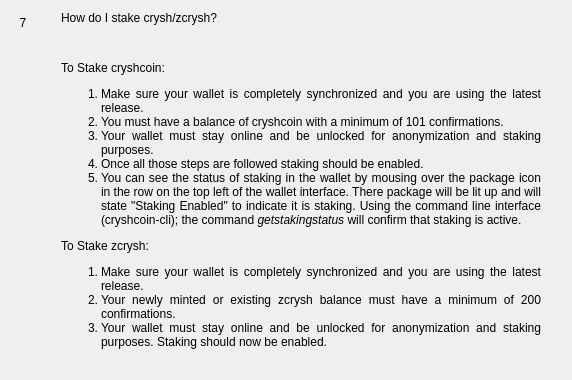
                  <widget class="QWidget" name="widgetFaq7" native="true">
                   <layout class="QHBoxLayout" name="horizontalpage_7" stretch="0,1">
                    <item alignment="Qt::AlignTop">
                     <widget class="QLabel" name="labelNumber7">
                      <property name="minimumSize">
                       <size>
                        <width>24</width>
                        <height>24</height>
                       </size>
                      </property>
                      <property name="maximumSize">
                       <size>
                        <width>16777215</width>
                        <height>24</height>
                       </size>
                      </property>
                      <property name="text">
                       <string>7</string>
                      </property>
                      <property name="alignment">
                       <set>Qt::AlignCenter</set>
                      </property>
                     </widget>
                    </item>
                    <item>
                     <layout class="QVBoxLayout" name="verticalLayoutpage_7">
                      <property name="leftMargin">
                       <number>20</number>
                      </property>
                      <property name="rightMargin">
                       <number>20</number>
                      </property>
                      <item>
                       <widget class="QLabel" name="labelSubtitle7">
                        <property name="text">
                         <string>How do I stake crysh/zcrysh?</string>
                        </property>
                        <property name="wordWrap">
                         <bool>true</bool>
                        </property>
                       </widget>
                      </item>
                      <item>
                       <spacer name="verticalSpacer_70">
                        <property name="orientation">
                         <enum>Qt::Vertical</enum>
                        </property>
                        <property name="sizeType">
                         <enum>QSizePolicy::Fixed</enum>
                        </property>
                        <property name="sizeHint" stdset="0">
                         <size>
                          <width>20</width>
                          <height>30</height>
                         </size>
                        </property>
                       </spacer>
                      </item>
                      <item>
                       <widget class="QLabel" name="labelContent7">
                        <property name="text">
                         <string>
                           &lt;html&gt;&lt;head/&gt;&lt;body&gt;&lt;p align=&quot;justify&quot;&gt;
                           To Stake cryshcoin:
                           &lt;/p&gt;&lt;p align=&quot;justify&quot;&gt;
                           &lt;ol&gt;&lt;li&gt;
                           Make sure your wallet is completely synchronized and you are using the latest release.
                           &lt;li&gt;
                           You must have a balance of cryshcoin with a minimum of 101 confirmations.
                           &lt;li&gt;
                           Your wallet must stay online and be unlocked for anonymization and staking purposes.
                           &lt;li&gt;
                           Once all those steps are followed staking should be enabled.
                           &lt;li&gt;
                           You can see the status of staking in the wallet by mousing over the package icon in the row on the top left of the wallet interface. There package will be lit up and will state &quot;Staking Enabled&quot; to indicate it is staking.  Using the command line interface (cryshcoin-cli); the command &lt;i&gt;getstakingstatus&lt;/i&gt; will confirm that staking is active.
                           &lt;/li&gt;&lt;/ol&gt;
                           &lt;/p&gt;&lt;p align=&quot;justify&quot;&gt;
                           To Stake zcrysh:
                           &lt;/p&gt;&lt;p align=&quot;justify&quot;&gt;
                           &lt;ol&gt;&lt;li&gt;
                           Make sure your wallet is completely synchronized and you are using the latest release.
                           &lt;li&gt;
                           Your newly minted or existing zcrysh balance must have a minimum of 200 confirmations.
                           &lt;li&gt;
                           Your wallet must stay online and be unlocked for anonymization and staking purposes.
                           Staking should now be enabled.
                           &lt;/li&gt;&lt;/ol&gt;
                           &lt;/p&gt;&lt;/body&gt;&lt;/html&gt;
                         </string>
                        </property>
                        <property name="alignment">
                         <set>Qt::AlignLeading|Qt::AlignLeft|Qt::AlignTop</set>
                        </property>
                        <property name="wordWrap">
                         <bool>true</bool>
                        </property>
                       </widget>
                      </item>
                      <item>
                       <spacer name="verticalSpacer_71">
                        <property name="orientation">
                         <enum>Qt::Vertical</enum>
                        </property>
                        <property name="sizeHint" stdset="0">
                         <size>
                          <width>20</width>
                          <height>20</height>
                         </size>
                        </property>
                       </spacer>
                      </item>
                     </layout>
                    </item>
                   </layout>
                  </widget>
